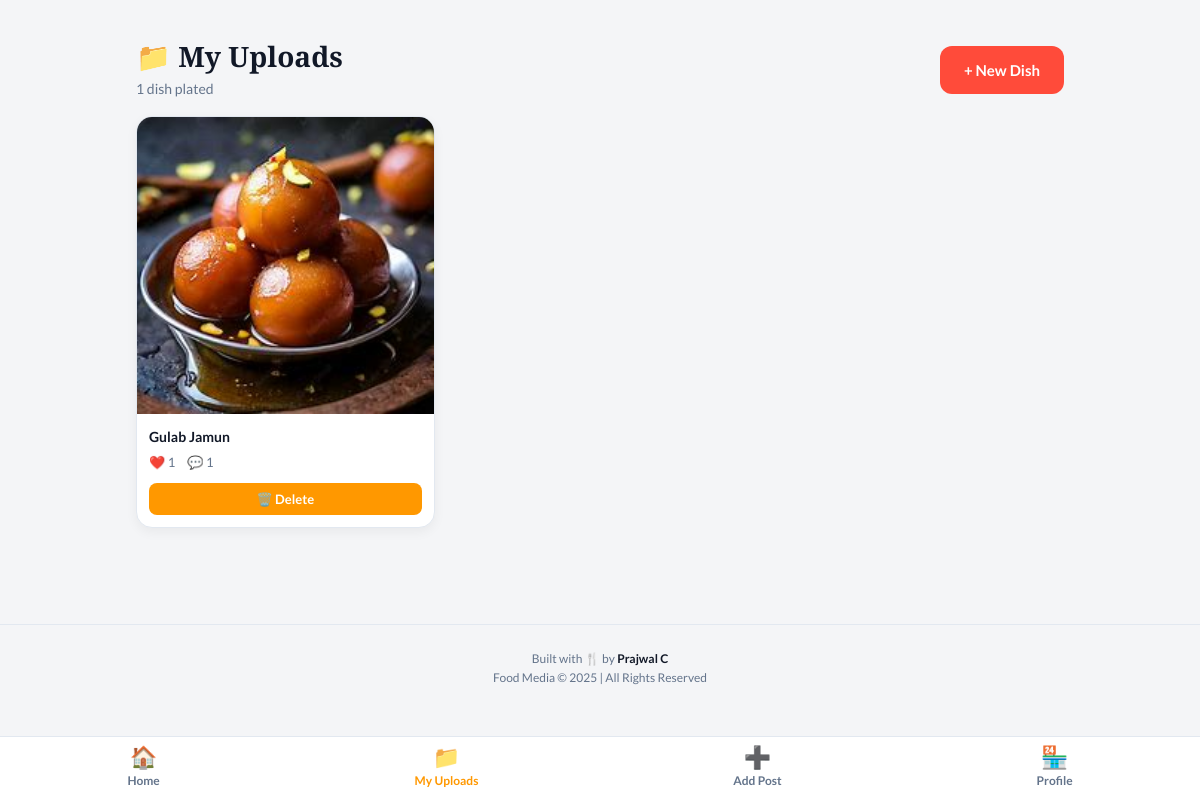
The page /my-uploads/ (signed in) on the database its author committed.
### accounts/models.py (models this page shows, shortened)
class CustomUser(AbstractUser):
    ROLE_CHOICES = [
        ('ENTHUSIAST', 'Food Enthusiast'),
        ('RESTAURANT', 'Restaurant'),
    ]
    username = models.CharField(max_length=50, unique=True)
    email = models.EmailField(unique=True)
    full_name = models.CharField(max_length=150)
    role = models.CharField(max_length=20, choices=ROLE_CHOICES, blank=True)
    profile_picture = models.ImageField(
        upload_to='profile_pics/', blank=True, null=True
    )
    bio = models.TextField(max_length=500, blank=True)
    date_joined = models.DateTimeField(auto_now_add=True)
    is_active = models.BooleanField(default=True)
    restaurant_address = models.CharField(max_length=300, blank=True)
    contact_number = models.CharField(max_length=20, blank=True)
    USERNAME_FIELD = 'username'
    REQUIRED_FIELDS = ['email', 'full_name']
    def is_enthusiast(self):
        return self.role == 'ENTHUSIAST'
    def is_restaurant(self):
        return self.role == 'RESTAURANT'

### feed/models.py (models this page shows, shortened)
class Post(models.Model):
    restaurant = models.ForeignKey(
        settings.AUTH_USER_MODEL,
        on_delete=models.CASCADE,
        related_name='posts'
    )
    image = models.ImageField(upload_to='post_images/')
    caption = models.TextField(max_length=500, blank=True)
    dish_name = models.CharField(max_length=150)
    created_at = models.DateTimeField(auto_now_add=True)
    updated_at = models.DateTimeField(auto_now=True)
    class Meta:
        ordering = ['-created_at']
    @property
    def like_count(self):
        return self.likes.count()
    @property
    def comment_count(self):
        return self.comments.count()

### feed/views.py (the view)
# urls.py: path('my-uploads/', views.my_uploads, name='my_uploads'),
@login_required
def my_uploads(request):
    if not request.user.is_restaurant():
        messages.error(request, 'This page is for restaurant accounts only.')
        return redirect('feed')
    posts = request.user.posts.all()
    return render(request, 'feed/my_uploads.html', {'posts': posts})

### templates/feed/my_uploads.html (shortened to what this page needs)
{% extends 'base.html' %}
{% block content %}
<div class="container--wide container">
  <div class="page-header" style="display:flex;align-items:center;justify-content:space-between;">
    <div>
      <h1 class="page-title">📁 My Uploads</h1>
      <p class="text-muted">{{ posts.count }} dish{{ posts.count|pluralize }} plated</p>
    </div>
    <a href="{% url 'create_post' %}" class="btn btn-primary" id="btn-new-post">+ New Dish</a>
  </div>
  {% if posts %}
  <div class="upload-grid">
    {% for post in posts %}
    <div class="card upload-card">
      <a href="{% url 'post_detail' pk=post.pk %}">
        <img src="{{ post.image.url }}" alt="{{ post.dish_name }}" class="upload-card__img">
      </a>
      <div class="card-body">
        <div class="upload-card__name">{{ post.dish_name }}</div>
        <div class="upload-card__stats">
          <span>❤️ {{ post.like_count }}</span>
          <span>💬 {{ post.comment_count }}</span>
        </div>
        <div style="margin-top:10px;">
          <button class="btn btn-danger btn-sm btn-block" id="delete-btn-{{ post.pk }}" onclick="openDeleteModal({{ post.pk }}, '{{ post.dish_name|escapejs }}')">🗑️ Delete</button>
        </div>
      </div>
    </div>
    {% endfor %}
  </div>
  {% else %}
  <div class="empty-state">
    <div class="empty-state__icon">🔪</div>
    <p class="empty-state__text">You haven't plated anything yet. Start cooking!</p>
    <a href="{% url 'create_post' %}" class="btn btn-primary" style="margin-top:16px;">Upload Your First Dish</a>
  </div>
  {% endif %}
</div>
{% endblock %}

### static/css/style.css (style rules this page uses)
:root { --color-eggshell: #FFFFFF; --color-sage: #FF4B3A; --color-persimmon: #FF9800; --color-dark-brown: #111827; --color-warm-white: #F4F5F7; --color-border: #E2E8F0; --color-muted-text: #64748B; --color-success: #10B981; --color-error: #EF4444; --color-star-gold: #F59E0B; --navbar-bg: rgba(255, 255, 255, 0.95); --navbar-height: 64px; --font-primary: 'Lato', 'Helvetica Neue', sans-serif; --font-display: 'Playfair Display', Georgia, serif; --radius-sm: 8px; --radius-md: 12px; --radius-lg: 16px; --shadow-sm: 0 4px 12px rgba(0, 0, 0, 0.05); --shadow-md: 0 8px 24px rgba(0, 0, 0, 0.12); --transition: 0.2s ease; }
*, *::before, *::after { box-sizing: border-box; margin: 0; padding: 0; }
body { font-family: var(--font-primary); background: var(--color-warm-white); color: var(--color-dark-brown); font-size: 16px; line-height: 1.6; min-height: 100vh; }
a { color: inherit; text-decoration: none; }
img { max-width: 100%; display: block; }
textarea, input, select, button { font-family: var(--font-primary); }
.container { max-width: 680px; margin: 0 auto; padding: 16px; padding-bottom: calc(var(--navbar-height) + 32px); }
.container--wide { max-width: 960px; margin: 0 auto; padding: 16px; padding-bottom: calc(var(--navbar-height) + 32px); }
h1, h2, h3 { font-family: var(--font-display); color: var(--color-dark-brown); line-height: 1.2; }
h1 { font-size: 32px; }
.text-muted { color: var(--color-muted-text); font-size: 14px; }
.btn { display: inline-flex; align-items: center; justify-content: center; gap: 8px; padding: 12px 24px; border-radius: var(--radius-md); font-weight: 600; font-size: 15px; border: none; cursor: pointer; transition: var(--transition); text-decoration: none; }
.btn-primary { background: var(--color-sage); color: #fff; }
.btn-danger { background: var(--color-persimmon); color: #fff; }
.btn-sm { padding: 8px 16px; font-size: 13px; border-radius: var(--radius-sm); }
.btn-block { display: flex; width: 100%; }
.card { background: var(--color-eggshell); border: 1px solid var(--color-border); border-radius: var(--radius-lg); box-shadow: var(--shadow-sm); transition: box-shadow var(--transition), transform var(--transition); overflow: hidden; }
.card-body { padding: 16px; }
.upload-grid { display: grid; grid-template-columns: repeat(3, 1fr); gap: 16px; }
.upload-card .card-body { padding: 12px; }
.upload-card__img { width: 100%; aspect-ratio: 1; object-fit: cover; }
.upload-card__name { font-weight: 700; font-size: 14px; margin-bottom: 4px; }
.upload-card__stats { font-size: 13px; color: var(--color-muted-text); display: flex; gap: 12px; }
.page-header { padding: 24px 0 16px; }
.page-title { font-family: var(--font-display); font-size: 28px; margin-bottom: 4px; }

### rows shown on the page
CustomUser: count "1"
Post: image (picture), dish_name "Gulab Jamun", like_count "1", comment_count "1"
